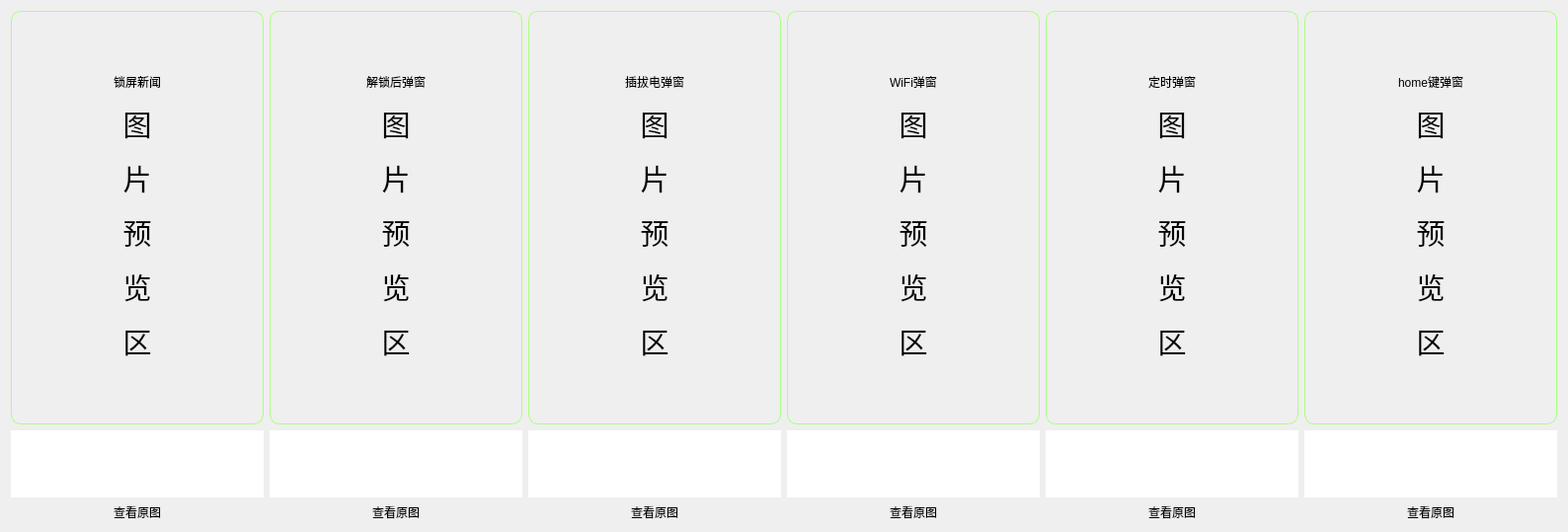
             <widget class="QWidget" name="tab_14">
              <attribute name="title">
               <string>弹窗截图页</string>
              </attribute>
              <layout class="QHBoxLayout" name="horizontalLayout_20">
               <item>
                <layout class="QVBoxLayout" name="verticalLayout_35" stretch="8,1,1">
                 <item>
                  <widget class="QLabel" name="AutoLockImg">
                   <property name="styleSheet">
                    <string notr="true">font: 14pt &quot;幼圆&quot;;
border-color: rgb(170, 255, 127);
border-width: 1px;
border-style: solid;
border-radius:10px;</string>
                   </property>
                   <property name="text">
                    <string>&lt;html&gt;&lt;head/&gt;&lt;body&gt;&lt;p&gt;锁屏新闻&lt;/p&gt;&lt;p&gt;&lt;span style=&quot; font-size:22pt;&quot;&gt;图&lt;/span&gt;&lt;/p&gt;&lt;p&gt;&lt;span style=&quot; font-size:22pt;&quot;&gt;片&lt;/span&gt;&lt;/p&gt;&lt;p&gt;&lt;span style=&quot; font-size:22pt;&quot;&gt;预&lt;/span&gt;&lt;/p&gt;&lt;p&gt;&lt;span style=&quot; font-size:22pt;&quot;&gt;览&lt;/span&gt;&lt;/p&gt;&lt;p&gt;&lt;span style=&quot; font-size:22pt;&quot;&gt;区&lt;/span&gt;&lt;/p&gt;&lt;/body&gt;&lt;/html&gt;</string>
                   </property>
                   <property name="alignment">
                    <set>Qt::AlignCenter</set>
                   </property>
                  </widget>
                 </item>
                 <item>
                  <widget class="QTextBrowser" name="AutoLockPath">
                   <property name="styleSheet">
                    <string notr="true">border-radius: 20px;
font: 10pt &quot;微软雅黑&quot;;
color: rgb(170, 255, 127);</string>
                   </property>
                  </widget>
                 </item>
                 <item>
                  <widget class="QPushButton" name="AutoLockLook">
                   <property name="styleSheet">
                    <string notr="true">QPushButton
{border-radius:10px;
font: 14pt &quot;幼圆&quot;;}</string>
                   </property>
                   <property name="text">
                    <string>查看原图</string>
                   </property>
                  </widget>
                 </item>
                </layout>
               </item>
               <item>
                <layout class="QVBoxLayout" name="verticalLayout_40" stretch="8,1,1">
                 <item>
                  <widget class="QLabel" name="AutoUnlockImg">
                   <property name="styleSheet">
                    <string notr="true">font: 14pt &quot;幼圆&quot;;
border-color: rgb(170, 255, 127);
border-width: 1px;
border-style: solid;
border-radius:10px;</string>
                   </property>
                   <property name="text">
                    <string>&lt;html&gt;&lt;head/&gt;&lt;body&gt;&lt;p&gt;解锁后弹窗&lt;/p&gt;&lt;p&gt;&lt;span style=&quot; font-size:22pt;&quot;&gt;图&lt;/span&gt;&lt;/p&gt;&lt;p&gt;&lt;span style=&quot; font-size:22pt;&quot;&gt;片&lt;/span&gt;&lt;/p&gt;&lt;p&gt;&lt;span style=&quot; font-size:22pt;&quot;&gt;预&lt;/span&gt;&lt;/p&gt;&lt;p&gt;&lt;span style=&quot; font-size:22pt;&quot;&gt;览&lt;/span&gt;&lt;/p&gt;&lt;p&gt;&lt;span style=&quot; font-size:22pt;&quot;&gt;区&lt;/span&gt;&lt;/p&gt;&lt;/body&gt;&lt;/html&gt;</string>
                   </property>
                   <property name="alignment">
                    <set>Qt::AlignCenter</set>
                   </property>
                  </widget>
                 </item>
                 <item>
                  <widget class="QTextBrowser" name="AutoUnlockPath">
                   <property name="styleSheet">
                    <string notr="true">border-radius: 20px;
font: 10pt &quot;微软雅黑&quot;;
color: rgb(170, 255, 127);</string>
                   </property>
                  </widget>
                 </item>
                 <item>
                  <widget class="QPushButton" name="AutoUnlockLook">
                   <property name="styleSheet">
                    <string notr="true">QPushButton
{border-radius:10px;
font: 14pt &quot;幼圆&quot;;}</string>
                   </property>
                   <property name="text">
                    <string>查看原图</string>
                   </property>
                  </widget>
                 </item>
                </layout>
               </item>
               <item>
                <layout class="QVBoxLayout" name="verticalLayout_36" stretch="8,1,1">
                 <item>
                  <widget class="QLabel" name="AutoChargeImg">
                   <property name="styleSheet">
                    <string notr="true">font: 14pt &quot;幼圆&quot;;
border-color: rgb(170, 255, 127);
border-width: 1px;
border-style: solid;
border-radius:10px;</string>
                   </property>
                   <property name="text">
                    <string>&lt;html&gt;&lt;head/&gt;&lt;body&gt;&lt;p&gt;插拔电弹窗&lt;/p&gt;&lt;p&gt;&lt;span style=&quot; font-size:22pt;&quot;&gt;图&lt;/span&gt;&lt;/p&gt;&lt;p&gt;&lt;span style=&quot; font-size:22pt;&quot;&gt;片&lt;/span&gt;&lt;/p&gt;&lt;p&gt;&lt;span style=&quot; font-size:22pt;&quot;&gt;预&lt;/span&gt;&lt;/p&gt;&lt;p&gt;&lt;span style=&quot; font-size:22pt;&quot;&gt;览&lt;/span&gt;&lt;/p&gt;&lt;p&gt;&lt;span style=&quot; font-size:22pt;&quot;&gt;区&lt;/span&gt;&lt;/p&gt;&lt;/body&gt;&lt;/html&gt;</string>
                   </property>
                   <property name="alignment">
                    <set>Qt::AlignCenter</set>
                   </property>
                  </widget>
                 </item>
                 <item>
                  <widget class="QTextBrowser" name="AutoChargePath">
                   <property name="styleSheet">
                    <string notr="true">border-radius: 20px;
font: 10pt &quot;微软雅黑&quot;;
color: rgb(170, 255, 127);</string>
                   </property>
                  </widget>
                 </item>
                 <item>
                  <widget class="QPushButton" name="AutoChargeLook">
                   <property name="styleSheet">
                    <string notr="true">QPushButton
{border-radius:10px;
font: 14pt &quot;幼圆&quot;;}</string>
                   </property>
                   <property name="text">
                    <string>查看原图</string>
                   </property>
                  </widget>
                 </item>
                </layout>
               </item>
               <item>
                <layout class="QVBoxLayout" name="verticalLayout_39" stretch="8,1,1">
                 <item>
                  <widget class="QLabel" name="AutoWifiImg">
                   <property name="styleSheet">
                    <string notr="true">font: 14pt &quot;幼圆&quot;;
border-color: rgb(170, 255, 127);
border-width: 1px;
border-style: solid;
border-radius:10px;</string>
                   </property>
                   <property name="text">
                    <string>&lt;html&gt;&lt;head/&gt;&lt;body&gt;&lt;p&gt;WiFi弹窗&lt;/p&gt;&lt;p&gt;&lt;span style=&quot; font-size:22pt;&quot;&gt;图&lt;/span&gt;&lt;/p&gt;&lt;p&gt;&lt;span style=&quot; font-size:22pt;&quot;&gt;片&lt;/span&gt;&lt;/p&gt;&lt;p&gt;&lt;span style=&quot; font-size:22pt;&quot;&gt;预&lt;/span&gt;&lt;/p&gt;&lt;p&gt;&lt;span style=&quot; font-size:22pt;&quot;&gt;览&lt;/span&gt;&lt;/p&gt;&lt;p&gt;&lt;span style=&quot; font-size:22pt;&quot;&gt;区&lt;/span&gt;&lt;/p&gt;&lt;/body&gt;&lt;/html&gt;</string>
                   </property>
                   <property name="alignment">
                    <set>Qt::AlignCenter</set>
                   </property>
                  </widget>
                 </item>
                 <item>
                  <widget class="QTextBrowser" name="AutoWifiPath">
                   <property name="styleSheet">
                    <string notr="true">border-radius: 20px;
font: 10pt &quot;微软雅黑&quot;;
color: rgb(170, 255, 127);</string>
                   </property>
                  </widget>
                 </item>
                 <item>
                  <widget class="QPushButton" name="AutoWifiLook">
                   <property name="styleSheet">
                    <string notr="true">QPushButton
{border-radius:10px;
font: 14pt &quot;幼圆&quot;;}</string>
                   </property>
                   <property name="text">
                    <string>查看原图</string>
                   </property>
                  </widget>
                 </item>
                </layout>
               </item>
               <item>
                <layout class="QVBoxLayout" name="verticalLayout_38" stretch="8,1,1">
                 <item>
                  <widget class="QLabel" name="AutoTimerImg">
                   <property name="styleSheet">
                    <string notr="true">font: 14pt &quot;幼圆&quot;;
border-color: rgb(170, 255, 127);
border-width: 1px;
border-style: solid;
border-radius:10px;</string>
                   </property>
                   <property name="text">
                    <string>&lt;html&gt;&lt;head/&gt;&lt;body&gt;&lt;p&gt;定时弹窗&lt;/p&gt;&lt;p&gt;&lt;span style=&quot; font-size:22pt;&quot;&gt;图&lt;/span&gt;&lt;/p&gt;&lt;p&gt;&lt;span style=&quot; font-size:22pt;&quot;&gt;片&lt;/span&gt;&lt;/p&gt;&lt;p&gt;&lt;span style=&quot; font-size:22pt;&quot;&gt;预&lt;/span&gt;&lt;/p&gt;&lt;p&gt;&lt;span style=&quot; font-size:22pt;&quot;&gt;览&lt;/span&gt;&lt;/p&gt;&lt;p&gt;&lt;span style=&quot; font-size:22pt;&quot;&gt;区&lt;/span&gt;&lt;/p&gt;&lt;/body&gt;&lt;/html&gt;</string>
                   </property>
                   <property name="alignment">
                    <set>Qt::AlignCenter</set>
                   </property>
                  </widget>
                 </item>
                 <item>
                  <widget class="QTextBrowser" name="AutoTimerPath">
                   <property name="styleSheet">
                    <string notr="true">border-radius: 20px;
font: 10pt &quot;微软雅黑&quot;;
color: rgb(170, 255, 127);</string>
                   </property>
                  </widget>
                 </item>
                 <item>
                  <widget class="QPushButton" name="AutoTimerLook">
                   <property name="styleSheet">
                    <string notr="true">QPushButton
{border-radius:10px;
font: 14pt &quot;幼圆&quot;;}</string>
                   </property>
                   <property name="text">
                    <string>查看原图</string>
                   </property>
                  </widget>
                 </item>
                </layout>
               </item>
               <item>
                <layout class="QVBoxLayout" name="verticalLayout_37" stretch="8,1,1">
                 <item>
                  <widget class="QLabel" name="AutoHomeImg">
                   <property name="styleSheet">
                    <string notr="true">font: 14pt &quot;幼圆&quot;;
border-color: rgb(170, 255, 127);
border-width: 1px;
border-style: solid;
border-radius:10px;</string>
                   </property>
                   <property name="text">
                    <string>&lt;html&gt;&lt;head/&gt;&lt;body&gt;&lt;p&gt;home键弹窗&lt;/p&gt;&lt;p&gt;&lt;span style=&quot; font-size:22pt;&quot;&gt;图&lt;/span&gt;&lt;/p&gt;&lt;p&gt;&lt;span style=&quot; font-size:22pt;&quot;&gt;片&lt;/span&gt;&lt;/p&gt;&lt;p&gt;&lt;span style=&quot; font-size:22pt;&quot;&gt;预&lt;/span&gt;&lt;/p&gt;&lt;p&gt;&lt;span style=&quot; font-size:22pt;&quot;&gt;览&lt;/span&gt;&lt;/p&gt;&lt;p&gt;&lt;span style=&quot; font-size:22pt;&quot;&gt;区&lt;/span&gt;&lt;/p&gt;&lt;/body&gt;&lt;/html&gt;</string>
                   </property>
                   <property name="alignment">
                    <set>Qt::AlignCenter</set>
                   </property>
                  </widget>
                 </item>
                 <item>
                  <widget class="QTextBrowser" name="AutoHomePath">
                   <property name="styleSheet">
                    <string notr="true">border-radius: 20px;
font: 10pt &quot;微软雅黑&quot;;
color: rgb(170, 255, 127);</string>
                   </property>
                  </widget>
                 </item>
                 <item>
                  <widget class="QPushButton" name="AutoHomeLook">
                   <property name="styleSheet">
                    <string notr="true">QPushButton
{border-radius:10px;
font: 14pt &quot;幼圆&quot;;}</string>
                   </property>
                   <property name="text">
                    <string>查看原图</string>
                   </property>
                  </widget>
                 </item>
                </layout>
               </item>
              </layout>
             </widget>
